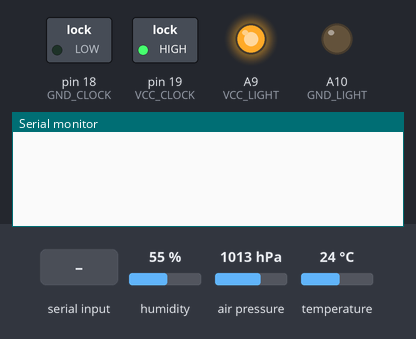
Simulated run of this sketch. Board: Arduino Mega 2560, built with avr-gcc and run on an emulated ATmega2560. Shown: switched loads named in the sketch (green lamp = pin HIGH), output pins drawn as LEDs (lit = HIGH), the last lines printed to the serial monitor. The test bench sets the inputs (shaded band); at power-on: humidity 55 %, air pressure 1013 hPa, temperature 24 °C. The local clock reads 2024-03-15 10:24:30 at power-on unless the sketch sets it; pins used as bus, display or sensor lines are not drawn.

Above: at 2.2 s.
2.3 s: ">\n" received over the second serial link
At 5.23 s:
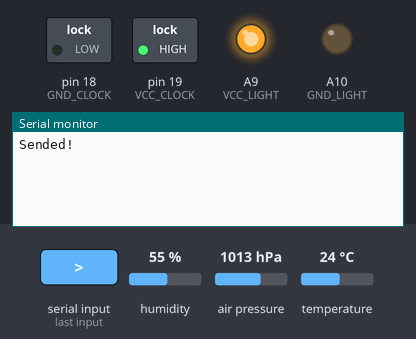
5.3 s: "1\n" received over the second serial link
At 5.9 s:
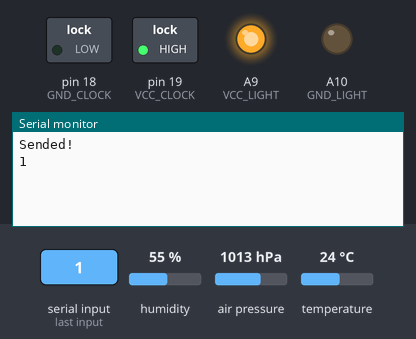

Measured:
- after the input at 2.3 s, the serial monitor: prints a new line after 2.7 s (image 1)
- after the input at 5.3 s, the serial monitor: prints a new line at once (image 2)

The sketch:

SFP_smartControl.ino
```cpp
/*
*	SMART FlowerPot
*	smartControl
*	__________________
*
*	Code by Andrew Cabalin
*/

/* ----- Libraries ----- */
#include <SFE_BMP180.h>
#include <Wire.h>
#include <DS3231.h>
#include <Adafruit_SHT31.h>
#include <ArduinoJson.h>

/* ---- Pins ----- */
#define VCC_MOISTURE	A4
#define GND_MOISTURE	A5
#define MOISTURE		A7

#define VCC_LIGHT		A9
#define GND_LIGHT		A10
#define LIGHT			A8

#define VCC_CLOCK		19
#define GND_CLOCK		18

#define WiFi			Serial3

/* ----- Sensors ----- */
Adafruit_SHT31 sht31 = Adafruit_SHT31();
SFE_BMP180 pressure;
DS3231 clock;
RTCDateTime dt;

/* ----- Sysytem vars ----- */
boolean canTransmitt = false;
unsigned long WiFitimer = 0;
void setup()
{
	Serial.begin(9600);
	WiFi.begin(115200);

	PinsInit();
	delay(1000);

	pressure.begin();
	clock.begin();
	sht31.begin(0x44);
}

void loop()
{
	TWaction();
}

void PinsInit() {
	pinMode(VCC_CLOCK, OUTPUT);
	pinMode(GND_CLOCK, OUTPUT);
	pinMode(VCC_MOISTURE, OUTPUT);
	pinMode(GND_MOISTURE, OUTPUT);
	pinMode(VCC_LIGHT, OUTPUT);
	pinMode(GND_LIGHT, OUTPUT);

	digitalWrite(VCC_CLOCK, 1);
	digitalWrite(GND_CLOCK, 0);
	digitalWrite(VCC_MOISTURE, 1);
	digitalWrite(GND_MOISTURE, 0);
	digitalWrite(VCC_LIGHT, 1);
	digitalWrite(GND_LIGHT, 0);
}

/* -------- Data exchange with Thingworx Server  -------- */
void TWaction() {
	if (canTransmitt && millis() - WiFitimer >= 5000) {
		float temp = sht31.readTemperature();					//Read temperature and humid
		float humid = sht31.readHumidity();

		dt = clock.getDateTime();								//Read time
		double T, P;

		pressure.startTemperature();							//Read pressure
		pressure.getTemperature(T);
		pressure.startPressure(3);
		pressure.getPressure(P, T);

		WiFi.print("Temp=");
		WiFi.print(temp, 1);
		WiFi.print("&Humid=");
		WiFi.print(humid, 1);
		WiFi.print("&Pressure=");
		WiFi.print(P, 1);
		WiFi.print("&Light=");
		WiFi.print(map(analogRead(LIGHT), 0, 1024, 0, 100));
		WiFi.print("&Moisture=");
		WiFi.print(map(analogRead(MOISTURE), 0, 1024, 0, 100));
		WiFi.print("&Hours=");
		WiFi.print(dt.hour);
		WiFi.print("&Minutes=");
		WiFi.print(dt.minute);
		WiFi.print("&Seconds=");
		WiFi.print(dt.second);

		Serial.println("Sended!");
		canTransmitt = false;
		WiFitimer = millis();
	}

	String message = "";
	if (WiFi.available()) {						//Waiting for '>' symbol
		message = WiFi.readStringUntil('\n');

		if (message.startsWith(">"))
			canTransmitt = true;
		else
			Serial.println(message);
	}
}
```
